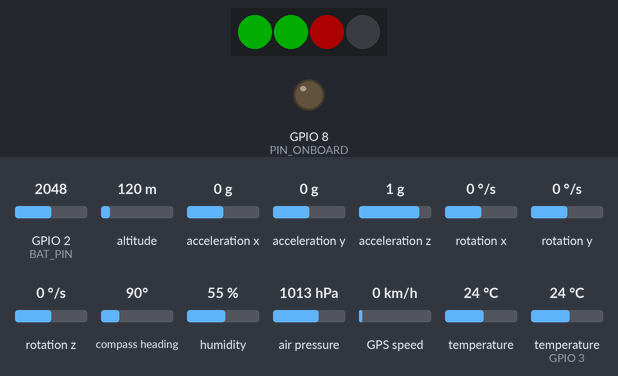
Bench run of a sketch on a simulated ESP32-S3. On the bench: 4 RGB LEDs in strip order, left to right, output pins drawn as LEDs (lit = HIGH). Inputs (shaded band) come from the test bench; at power-on: GPIO 2 (BAT_PIN) = 2048, altitude 120 m, acceleration x 0 g, acceleration y 0 g, acceleration z 1 g, rotation x 0 °/s, rotation y 0 °/s, rotation z 0 °/s, compass heading 90°, humidity 55 %, air pressure 1013 hPa, GPS speed 0 km/h, temperature 24 °C, temperature (sensor on GPIO 3) 24 °C (analog values on the 0–4095 scale). Dim RGB values are drawn brighter than linear; the GPS gets a fix after 3 s at 37.7749, -122.4194 with 8 satellites; no radio packets arrive unless stated.

Above: at 5.2 s.
5.3 s: GPIO 2 (BAT_PIN) set to 2335
At 6.3 s:
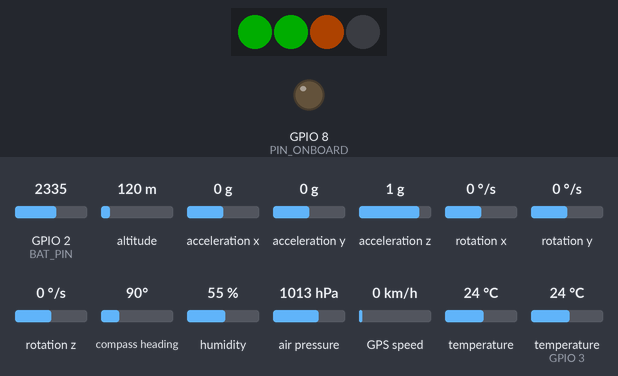
6.9 s: GPIO 2 (BAT_PIN) set to 2416
At 7.6 s:
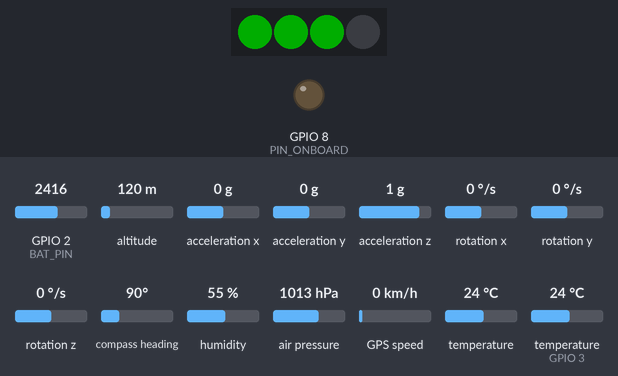
8.6 s: GPIO 2 (BAT_PIN) set to 1960
At 9.4 s:
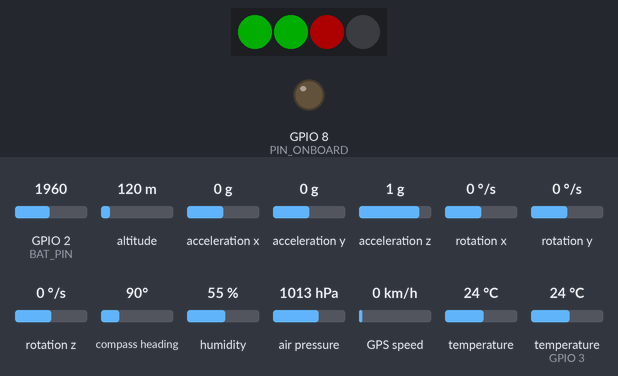
10.2 s: GPIO 2 (BAT_PIN) set to 2866
At 10.9 s:
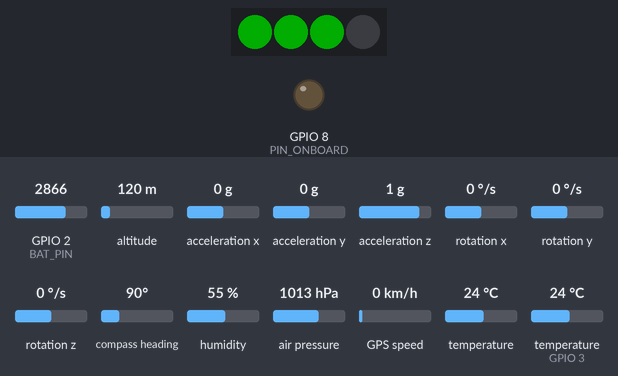
Timing chart, 0 to 12.9 s (numbered marks = the images above; inputs shaded):
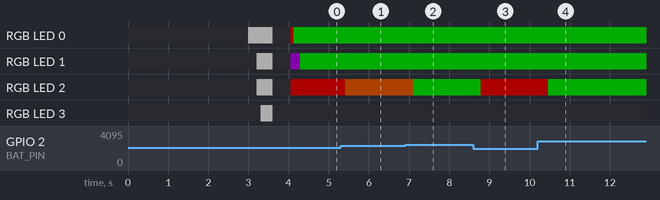

Measured:
- the behaviour switches between 2382 and 2383 on GPIO 2 (BAT_PIN) (found by bisection; images 1 and 2)
- after the input at 5.3 s, RGB LED 2: RGB(50, 0, 0) → RGB(50, 19, 0) after 0.11 s
- after the input at 6.9 s, RGB LED 2: RGB(50, 19, 0) → RGB(0, 50, 0) after 0.21 s
- after the input at 8.6 s, RGB LED 2: RGB(0, 50, 0) → RGB(50, 0, 0) after 0.19 s
- after the input at 10.2 s, RGB LED 2: RGB(50, 0, 0) → RGB(0, 50, 0) after 0.26 s

The sketch:

Satelite_terminado_V3.ino
```cpp
#include <SPI.h>
#include <RF24.h>
#include <Adafruit_MPU6050.h>
#include <Adafruit_Sensor.h>
#include <Wire.h>
#include <Adafruit_BMP085.h>
#include <DHT.h>
#include <TinyGPS++.h>
#include <Adafruit_NeoPixel.h>

#define PIN_ONBOARD 8
#define PIN_RING    1
#define NUM_PIXELS  4
Adafruit_NeoPixel ring(NUM_PIXELS, PIN_RING, NEO_GRB + NEO_KHZ800);

#define PIN_CE    18
#define PIN_CSN   19
#define PIN_SCK   20
#define PIN_MISO  21
#define PIN_MOSI  22
#define SDA_PIN 6
#define SCL_PIN 7
#define RX_GPS_PIN 5
#define TX_GPS_PIN 4
#define DHTPIN 3
#define DHTTYPE DHT11
#define BAT_PIN 2

float batteryCalibration = 1.98;

SPIClass spiRadio(FSPI);
RF24 radio(PIN_CE, PIN_CSN);
const byte address[6] = "SAT01";

Adafruit_MPU6050 mpu; Adafruit_BMP085 bmp; DHT dht(DHTPIN, DHTTYPE);
TinyGPSPlus gps; HardwareSerial GPS_Serial(1);


struct __attribute__((packed)) PacketA {
  byte id = 1;
  float r, p, y, ax, ay, az, gx;
};

struct __attribute__((packed)) PacketB {
  byte id = 2;
  float bat;
  float gy, gz, pres, alt, temp, hum;
  byte ram;
  byte status;
};

struct __attribute__((packed)) PacketC {
  byte id = 3;
  float lat, lon;
  int sats;
  float hdop;
};

PacketA pkgA; PacketB pkgB; PacketC pkgC;

float lat_s=0, lon_s=0; int sats_s=0; float hdop_s=10.0; bool gpsFix=false;
float tDHT_s=0, hDHT_s=0;
float gx_off=-7.55, gy_off=0.22, gz_off=-0.83;
float pitch=0, roll=0, yaw=0;
unsigned long prevTime; float altBase=0, altFus=0, altPrev=0;
bool mpuOK = false, bmpOK = false;
unsigned long lastAckTime = 0;
unsigned long lastDHTTime = 0;
unsigned long lastPixelUpdate = 0;
float currentBat = 0; byte currentStatus = 0;

float readBattery() {
  long suma = 0;
  for(int i=0; i<20; i++) { suma += analogReadMilliVolts(BAT_PIN); delay(2); }
  float voltajePin = (suma / 20.0) / 1000.0;
  return voltajePin * batteryCalibration;
}

byte getRamUsage() { uint32_t free = ESP.getFreeHeap(); uint32_t total = ESP.getHeapSize(); return (byte)(100 - ((free * 100) / total)); }

void updateLights() {
  if (millis() - lastAckTime < 500) { int b = (millis()/10)%20; neopixelWrite(PIN_ONBOARD, 0, 0, b); }
  else { neopixelWrite(PIN_ONBOARD, 10, 0, 0); }

  if (sats_s == 0) ring.setPixelColor(0, ring.Color(255, 0, 0));
  else if (sats_s < 4) ring.setPixelColor(0, ring.Color(255, 140, 0));
  else ring.setPixelColor(0, ring.Color(0, 255, 0));

  if ((currentStatus & 0x07) == 0x07) ring.setPixelColor(1, ring.Color(0, 255, 0));
  else ring.setPixelColor(1, ring.Color(200, 0, 255));

  if (currentBat > 3.8) ring.setPixelColor(2, ring.Color(0, 255, 0));
  else if (currentBat > 3.6) ring.setPixelColor(2, ring.Color(255, 100, 0));
  else ring.setPixelColor(2, ring.Color(255, 0, 0));

  if(bmpOK) ring.setPixelColor(3, 0); else ring.setPixelColor(3, ring.Color(255, 0, 255));
  ring.show();
}

void setup() {
  Serial.begin(115200); delay(3000);
  pinMode(PIN_ONBOARD, OUTPUT); neopixelWrite(PIN_ONBOARD, 50, 50, 50);
  ring.begin(); ring.setBrightness(50); ring.show();
  for(int i=0; i<4; i++) { ring.setPixelColor(i, ring.Color(255, 255, 255)); ring.show(); delay(100); }
  delay(200); ring.clear(); ring.show(); neopixelWrite(PIN_ONBOARD, 0, 0, 0);

  pinMode(BAT_PIN, INPUT); analogReadResolution(12); analogSetAttenuation(ADC_11db);

  spiRadio.begin(PIN_SCK, PIN_MISO, PIN_MOSI, PIN_CSN);
  if (!radio.begin(&spiRadio)) {
    for(int i=0; i<4; i++) ring.setPixelColor(i, ring.Color(255, 0, 0)); ring.show();
  } else {
    radio.openWritingPipe(address); radio.setChannel(108); radio.setDataRate(RF24_250KBPS);
    radio.setPALevel(RF24_PA_MAX); radio.setRetries(15, 15); radio.setCRCLength(RF24_CRC_16); radio.stopListening();
  }

  Wire.begin(SDA_PIN, SCL_PIN);
  if(mpu.begin()) { mpu.setAccelerometerRange(MPU6050_RANGE_8_G); mpu.setGyroRange(MPU6050_RANGE_500_DEG); mpu.setFilterBandwidth(MPU6050_BAND_21_HZ); mpuOK = true; }

  for(int i=0; i<3; i++) { if(bmp.begin()) { bmpOK = true; break; } delay(100); }
  if(bmpOK) { float s=0; for(int i=0; i<20; i++){ s+=bmp.readAltitude(); delay(20); } altBase = s/20.0; altFus = altBase; altPrev = altBase; }

  GPS_Serial.begin(9600, SERIAL_8N1, RX_GPS_PIN, TX_GPS_PIN);
  dht.begin();
  prevTime = millis();
}

void loop() {
  unsigned long currentTime = millis();
  if (currentTime - lastPixelUpdate > 100) { updateLights(); lastPixelUpdate = currentTime; }

  while (GPS_Serial.available() > 0) gps.encode(GPS_Serial.read());
  if (gps.location.isUpdated()) { lat_s = gps.location.lat(); lon_s = gps.location.lng(); sats_s = gps.satellites.value(); hdop_s = gps.hdop.hdop(); gpsFix = true; }

  sensors_event_t a, g, temp; if(mpuOK) mpu.getEvent(&a, &g, &temp);
  float dt = (currentTime - prevTime) / 1000.0; prevTime = currentTime;
  float ax_deg = atan2(a.acceleration.y, a.acceleration.z) * RAD_TO_DEG; float ay_deg = atan2(-a.acceleration.x, sqrt(a.acceleration.y*a.acceleration.y + a.acceleration.z*a.acceleration.z)) * RAD_TO_DEG;
  float gx = g.gyro.x * RAD_TO_DEG - gx_off; float gy = g.gyro.y * RAD_TO_DEG - gy_off; float gz = g.gyro.z * RAD_TO_DEG - gz_off;
  roll  = 0.96 * (roll  + gx*dt) + 0.04 * ax_deg; pitch = 0.96 * (pitch + gy*dt) + 0.04 * ay_deg; yaw = gz;

  static int counter = 0; counter++;

  pkgA.r = roll; pkgA.p = pitch; pkgA.y = yaw; pkgA.ax = a.acceleration.x; pkgA.ay = a.acceleration.y; pkgA.az = a.acceleration.z; pkgA.gx = gx;
  bool ok = radio.write(&pkgA, sizeof(pkgA));
  if (ok) lastAckTime = millis();

  if (counter % 20 == 0) {
    float rawAlt = 0, pBMP = 0, tBMP = 0;
    if(bmpOK) { rawAlt = bmp.readAltitude(); pBMP = bmp.readPressure(); tBMP = bmp.readTemperature(); }
    float delta = rawAlt - altPrev; altFus += delta; altPrev = rawAlt;
    if (currentTime - lastDHTTime > 2000) { float t = dht.readTemperature(); float h = dht.readHumidity(); if(!isnan(t)) tDHT_s = t; if(!isnan(h)) hDHT_s = h; lastDHTTime = currentTime; }

    pkgB.bat = readBattery(); currentBat = pkgB.bat;
    pkgB.gy = gy; pkgB.gz = gz; pkgB.pres = pBMP; pkgB.alt = altFus - altBase;
    pkgB.temp = (tDHT_s != 0) ? (tBMP + tDHT_s)/2.0 : tBMP; pkgB.hum = hDHT_s;
    pkgB.ram = getRamUsage();

    byte status = 0;
    if(mpuOK) status |= (1<<0); if(bmpOK) status |= (1<<1); if(!isnan(tDHT_s)) status |= (1<<2); if(gpsFix) status |= (1<<3);
    pkgB.status = status; currentStatus = status;

    radio.write(&pkgB, sizeof(pkgB));
  }

  if (counter % 50 == 0) { pkgC.lat = lat_s; pkgC.lon = lon_s; pkgC.sats = sats_s; pkgC.hdop = hdop_s; radio.write(&pkgC, sizeof(pkgC)); counter = 0; }
  delay(5);
}
```
